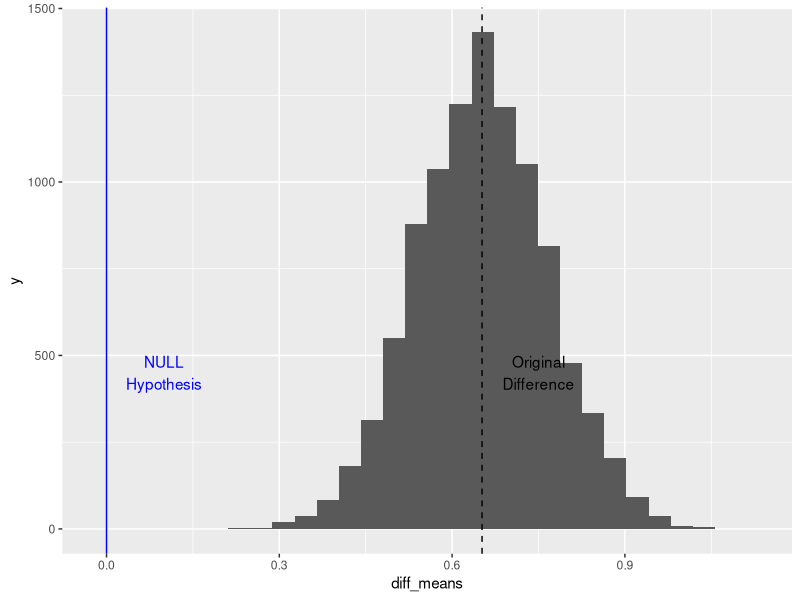
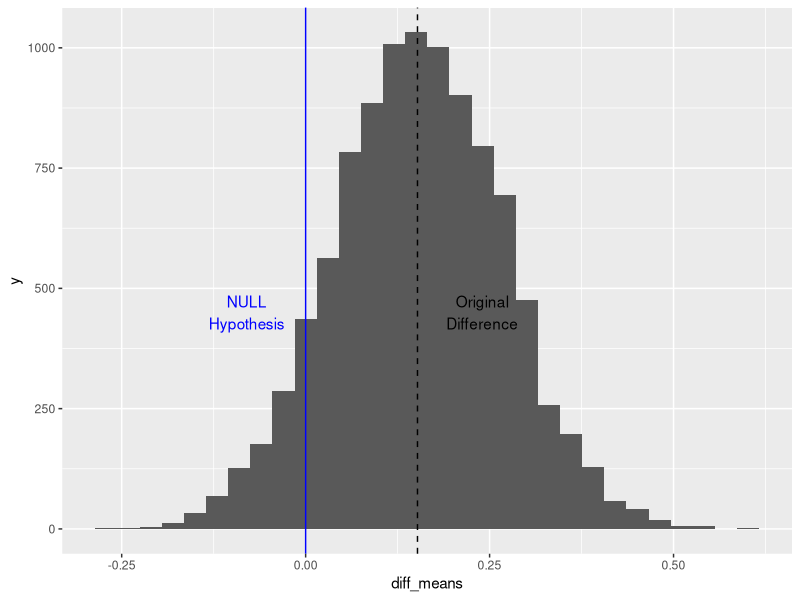
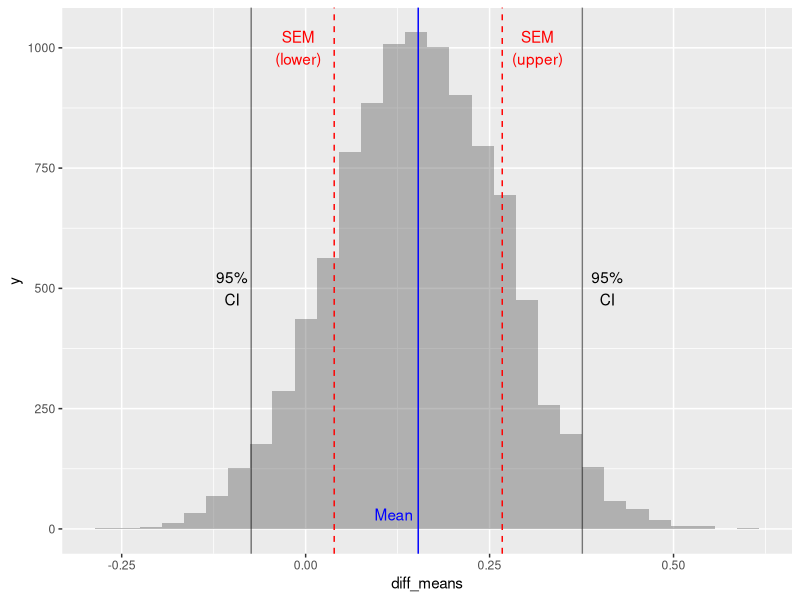

Reproduce these figures in R, in order.
## ---- chunk 1
library(tidyverse) # data manipulation + plotting
iris <- iris # get dataset into environment
## ---- chunk 2

iris2 <- select(iris, Sepal.Length, Species) %>% # Creating a new dataset that includes only the Sepal.Length and Species from iris
  filter(Species == "virginica"|Species == "versicolor") %>% # Filtering the column entries for Species
  group_by(Species) # Grouping data by species

## ---- chunk 3
# Running a t-test with the null hypothesis that the mean Sepal.Length for 
# ...versicolor and virginica are equal
t.test(Sepal.Length ~ Species, data = iris2)
## ---- chunk 4
# Adding the alternative argument of 'less' or 'greater' specifies the
# ... alternative hypothesis that the mean of versicolor is less than or greater,
# ... respetively, than the mean of virginica. This creates a one-tailed test.
t.test(Sepal.Length ~ Species, data = iris2, alternative = 'less')
## ---- chunk 5
# We can run a one-way ANOVA in order to see if there is at least one species that ... is different in mean sepal length. For this we will use the original dataset   ... iris as iris2 only contains two species
oneway.test(Sepal.Length ~ Species, data = iris)

# Given that the p-value returned was 2.2e-16, we can reject the null hypothesis   ... that the means of all species in the iris dataset are the same. There is at    ... least one species that has a significantly different mean from the others.

# Reference: https://statsandr.com/blog/anova-in-r/#interpretations-of-anova-results
## ---- chunk 6
iris2_wide <- 
  
  # make a serial number column (without this pivot makes a single row!)
  mutate(iris2, index = row_number()) %>% 
  
  # now do the pivoting; pivot_wider splits the species column into two
  pivot_wider(names_from = Species, # Labels the two new columns with the species ... names
              values_from = Sepal.Length) # Assigns the Sepal.length values to each... row based on original representation in iris2

## ---- chunk 7

bootstrapped_mean <- function(.vector, .size = length(.vector))
{ # .vector is a numeric vector argument; the sample size is set to the length of ...the input vector.
  
  .boots <- # .boots will sample a vector with replacement
    sample(.vector, size = .size, 
           replace = TRUE)
    
  # if you want the intermediate bootstrapped data, return `.boot`
# return(.boots)
  # otherwise will only return the summary measurement
  .means_boot <- mean(.boots)
  # Similar to the returning the bootstrapped intermediate data, can return mean of ... the bootstrapped data
# return(.means_boot)
}

get_n_boots <- function(.df = iris2_wide,
                        .column = 'versicolor',
                        num_of_boots = 10000)
{
    # isolate the column from the dataset (as a vector, so need two : `[[`)
    .vec <- .df[[.column]]
    .len <- length(.vec)
    
    # map_dbl returns a vector of numbers
    # better/faster than a for() loop: doesn't do many write operations
    map_dbl(1:num_of_boots,
            ~ bootstrapped_mean(.vec, .len))
}

# test the function with a small bootstrap size
get_n_boots(num_of_boots = 8)
# or get_n_boots(). This will run 10,000 iterations by default

# References: https://www.rdocumentation.org/packages/base/versions/3.6.2/topics/sample

## ---- chunk 8

bootmeandiff <-
  tibble(bootnum = 1:10000,
         mean_versi = get_n_boots(),
         mean_virgi = get_n_boots(.column = 'virginica'),
         diff_means = mean_virgi - mean_versi)
bootmeandiff
## ---- chunk 9
ggplot(bootmeandiff,
       aes(x = diff_means)) +
  geom_histogram() +
  geom_vline(aes(xintercept = (mean(iris2_wide[['virginica']]) - mean(iris2_wide[['versicolor']]))), linetype = 2) + 
  annotate('text', x = 0.75, y = 450, label = 'Original\nDifference') +
  geom_vline(aes(xintercept = 0), colour = 'blue') +
  annotate('text', x = 0.1, y= 450, label = 'NULL\nHypothesis', colour = 'blue')




# References: https://ggplot2.tidyverse.org/reference/annotate.html
## ---- chunk 10
with(bootmeandiff,
     sum(diff_means < 0) / length(diff_means))
## ---- chunk 11

t_test_closer <-
  with(iris2_wide,
       t.test(x = versicolor + 0.5, y = virginica, alternative = 'greater')) %>% 
  print
## ---- chunk 12

# First create new data frame to include the versicolor values with 0.5 added
iris2_new <-
  mutate(iris2_wide, versi2 = versicolor + 0.5)

# Use the new dataframe for bootstrapping
# For the new mean_versi2, redefine the .df and .column arguments to reflect new ... data; for the virginica, all remains the same and can be left as it was       ... originally.
boot_new <-
  tibble(bootnum = 1:10000,
         mean_versi2 = get_n_boots(.df = iris2_new, .column = 'versi2'),
         mean_virgi = get_n_boots(.column = 'virginica'),
         diff_means = mean_virgi - mean_versi2)
boot_new
## ---- chunk 13
ggplot(boot_new,
       aes(x = diff_means)) +
  geom_histogram() +
  geom_vline(aes(xintercept = (mean(iris2_new[['virginica']]) - mean(iris2_new[['versi2']]))), linetype = 2) + 
  annotate('text', x = 0.24, y = 450, label = 'Original\nDifference') +
  geom_vline(aes(xintercept = 0), colour = 'blue') +
  annotate('text', x = -0.08, y= 450, label = 'NULL\nHypothesis', colour = 'blue')
## ---- chunk 14
new_boot_p <-
  with(boot_new, 
       sum(diff_means < 0) / length(diff_means))
new_boot_p
## ---- chunk 15
t_test_closer_two <-
  with(iris2_new,
       t.test(x = versi2, y = virginica)) %>% 
  print

## ---- chunk 16
# For two-tailed, sum the values greater than or less than 0
with(boot_new,
     sum(diff_means < 0 | diff_means > 0) / length(diff_means))
## ---- chunk 17

x_int <- mean(boot_new[['diff_means']]) %>% round(3)

boot_sem_ci_plt <- 
  ggplot(boot_new, 
         aes(x = diff_means)) + 
  
  list(
    # bootstraps
    geom_histogram(aes(), alpha = 0.4), # hist of bootstraps
    geom_vline(aes(xintercept = (x_int)), linetype = 1, colour = 'blue'), # mean
    annotate(geom = 'text', x = 0.12, y = 30, 
             label = 'Mean', colour = 'blue')
    
    # show original data
    # geom_point(aes(x = sample_1, y = 0), shape = '|', size = 5), 
    # geom_point(aes(x = mean(sample_1), y = 0), shape = '|', size = 10, 
    #            colour = 'blue')
  ) + 
  
  # show SEM interval
  geom_vline(aes(xintercept = x_int + sd(boot_new[['diff_means']])), linetype = 2, colour = 'red') +
  geom_vline(aes(xintercept = x_int - sd(boot_new[['diff_means']])), linetype = 2, colour = 'red') + 
  annotate(geom = 'text', x = -0.01, y = 1000, 
             label = 'SEM\n(lower)', colour = 'red') +
  annotate(geom = 'text', x = 0.315, y = 1000, 
             label = 'SEM\n(upper)', colour = 'red') +
  # Show CI interval
  stat_summary(aes(y = 0, xintercept = after_stat(x)), 
               fun = quantile, 
               fun.args = list(probs = c(0.025, 0.975)), # 2.5 to 97.5% 
               geom = "vline", 
               alpha = 0.5,
               orientation = "y") +
  annotate(geom = 'text', x = -0.1, y = 500, 
             label = '95%\nCI', colour = 'black') +
  annotate(geom = 'text', x = 0.41, y = 500, 
             label = '95%\nCI', colour = 'black')

boot_sem_ci_plt
